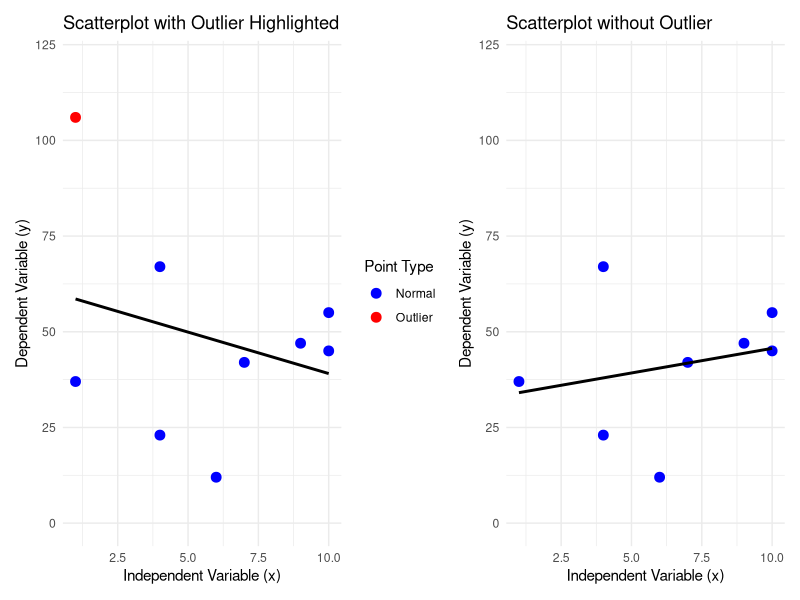
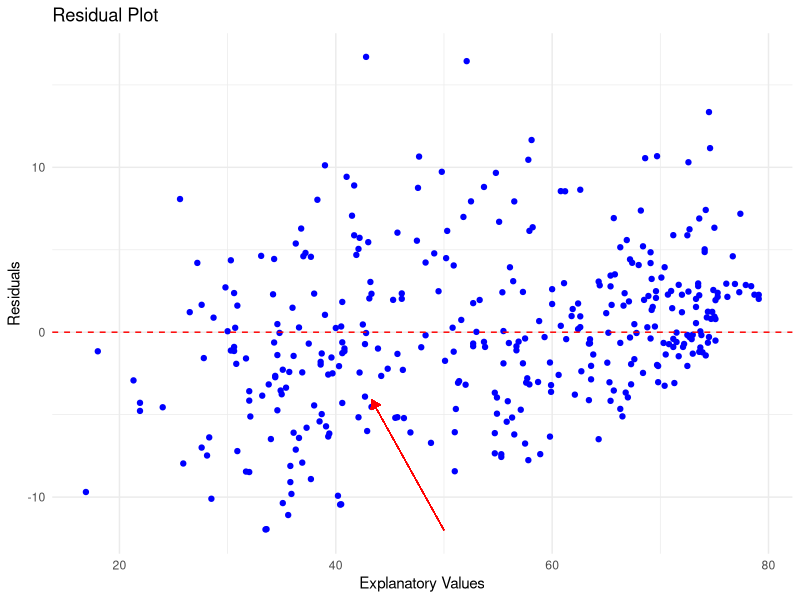
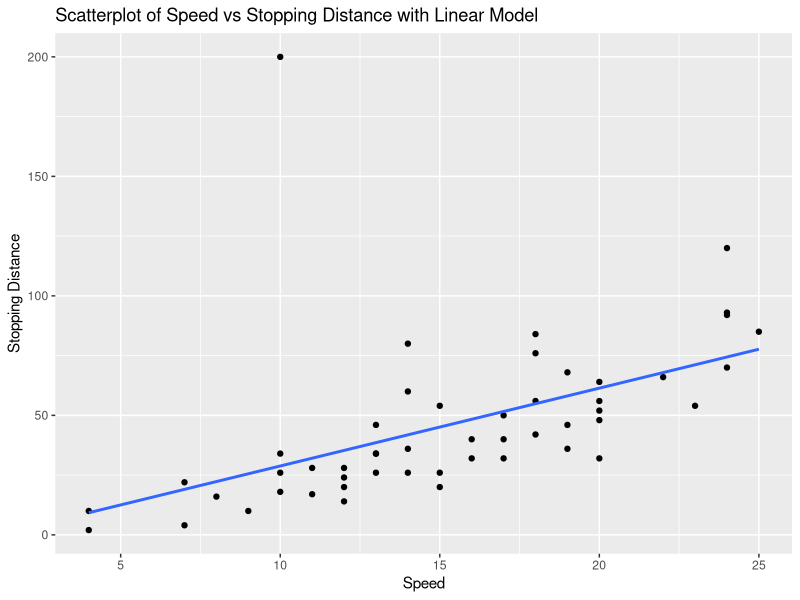
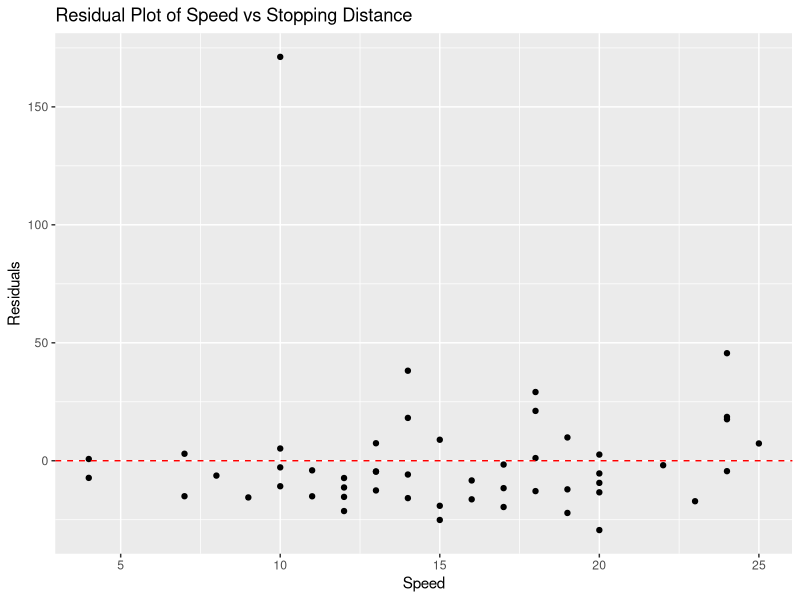
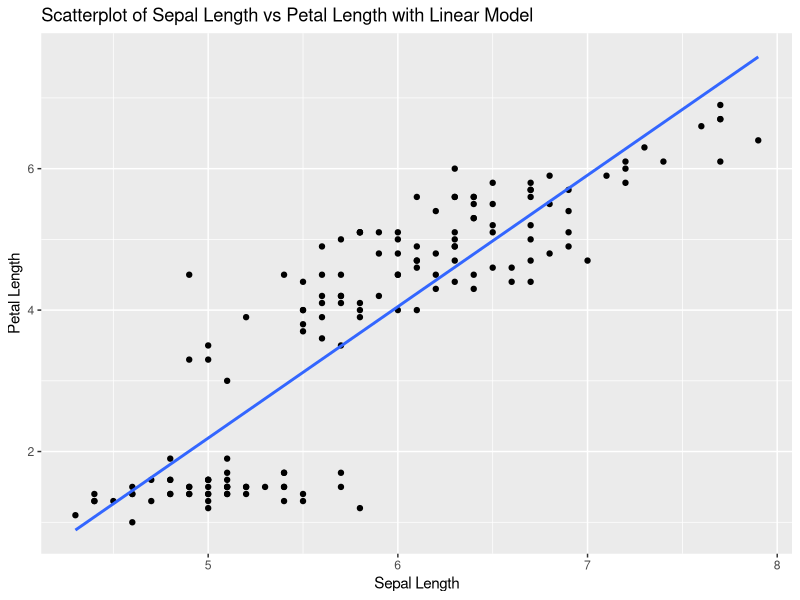
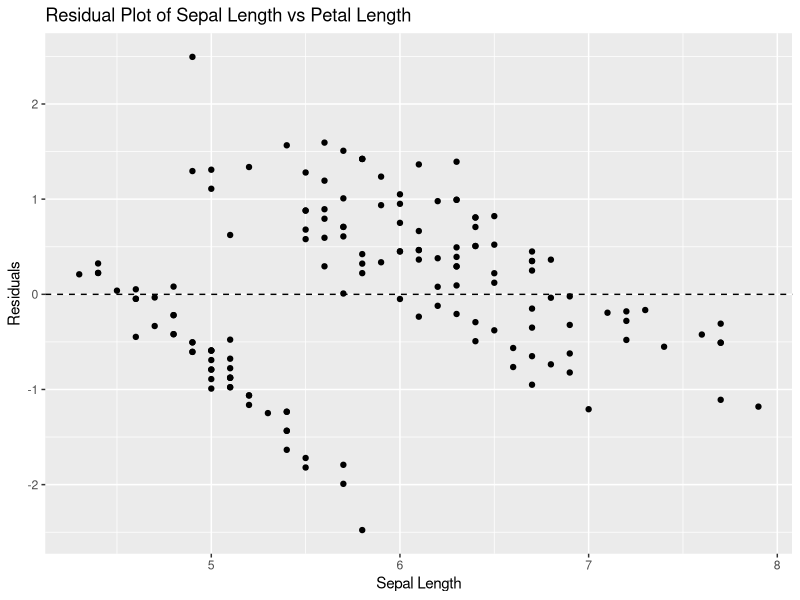
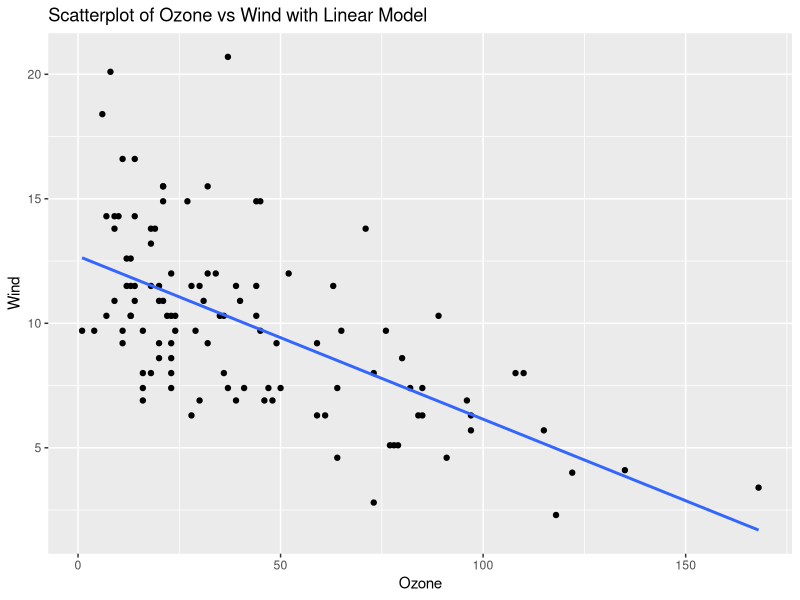
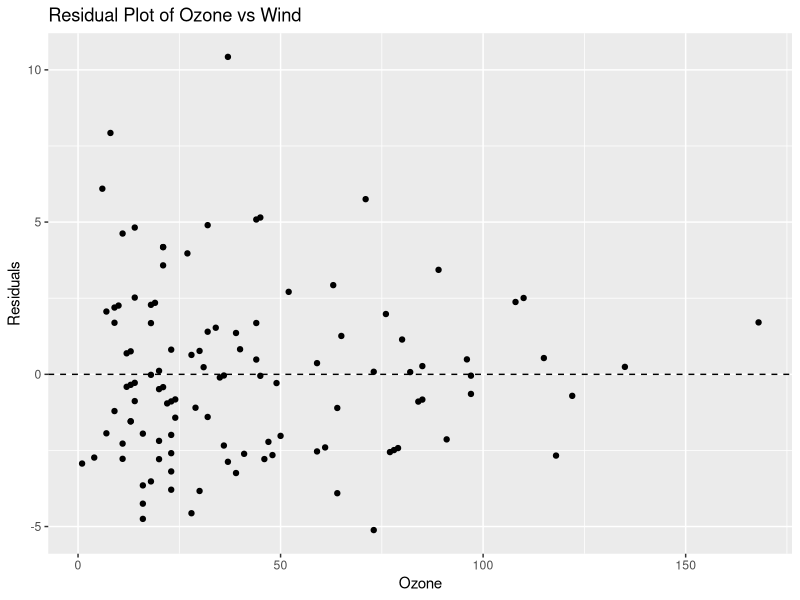

Source code (R) for these figures, in order:
## ---- chunk 1
knitr::opts_chunk$set(echo = TRUE)
## ---- chunk 2

library(knitr)
library(kableExtra)

example_data <- data.frame(
  X = c(1,2,4,6,8),
  Y = c(2,8,3,7,8),
  Predicted_Y = c(3.5, 4, 5, 6, 7)
)

# kable(example_data, align="c",format = "html", table.attr = "style='width:30%;'")%>% 
#   kableExtra::kable_styling()

kable(example_data, align="c", table.attr = "style='width:30%;'")%>% 
  kableExtra::kable_styling()
## ---- chunk 3
# Load required library
library(ggplot2)

# Set seed for reproducibility
set.seed(12)

# Generate independent variable (x) with 20 values between 0 and 10
x <- sample(0:10, 9, replace = TRUE)

# Generate dependent variable (y) with values between 0 and 70
y <- sample(0:70, 9, replace = TRUE)

# Introduce an outlier (choosing a random index)
outlier_index <- sample(1:20, 1)
y[outlier_index] <- y[outlier_index] + 50  # Making it a clear outlier

CORA <- cor(x,y)

CORA

# Create a data frame
data <- data.frame(x, y)

lm(data)
# Identify outliers for plotting
data$outlier <- ifelse(1:9 == outlier_index, "Outlier", "Normal")

# Plot the data using ggplot

p1 <- ggplot(data, aes(x, y, color = outlier)) +
  ylim(0,120) +
  geom_point(size = 3) +
  scale_color_manual(values = c("Normal" = "blue", "Outlier" = "red")) +
  geom_smooth(method='lm', se=FALSE, color="black") +
  theme_minimal() +
  labs(title = "Scatterplot with Outlier Highlighted",
       x = "Independent Variable (x)",
       y = "Dependent Variable (y)",
       color = "Point Type") 
  

###################
  
# Generate independent variable (x) with 20 values between 0 and 10
#x <- sample(0:10, 9, replace = TRUE)

# Generate dependent variable (y) with values between 0 and 70
#y <- sample(0:70, 9, replace = TRUE)

# Introduce an outlier (choosing a random index)
#outlier_index <- sample(1:20, 1)
#y[outlier_index] <- y[outlier_index] + 50  # Making it a clear outlier

x1 <- c(1,9,6,10,4,4,7,10)
y1 <- c(37,47,12,55,67,23,42,45)

CORB <- cor(x1,y1)

CORB
# Create a data frame
data6 <- data.frame(x1, y1)

lm(data6)

# Identify outliers for plotting
#data$outlier <- ifelse(1:9 == outlier_index, "Outlier", "Normal")

# Plot the data using ggplot
p2 <- ggplot(data6, aes(x1, y1)) +
  ylim(0,120) +
  geom_point(size = 3, color="blue") +
 # scale_color_manual(values = c("Normal" = "blue", "Outlier" = "red")) +
  geom_smooth(method='lm', se=FALSE, color="black") +
  theme_minimal() +
  labs(title = "Scatterplot without Outlier",
       x = "Independent Variable (x)",
       y = "Dependent Variable (y)",
       color = "Point Type")   
 
library(patchwork)

p1 + p2

## ---- chunk 4
library(readr)

SVA <- read_csv("./SVA-Weather-2013.csv")

## ---- chunk 5

# Recall the lm( ) command needs the Explanatory first followed by Response

reg_line <- lm(SVA$DEWP ~ SVA$TEMP)

# We have now saved the regression line to the variable "reg_line"

# We will now send all of the temperatures in SVA$TEMP to the "predict( )" 
# command and save the results to the variable "predictions". If we didn't
# save the results, then all of the predictions would be printed to the console.

predictions <- predict(reg_line, newdata = data.frame(SVA$TEMP))

# We can now just look at the first few predictions.

head(predictions, 8)

## ---- chunk 6

# Recall the predict command needs a data frame for the values we want to
# predict. We will use the value 43.3 for the temperature.

reg_line<- lm(DEWP ~ TEMP, data = SVA)

# We need to create a data frame for this point. Let's call the new data
# frame "predicted-values" 

predicted_values = data.frame(TEMP = 43.3)

predict(reg_line, newdata = predicted_values)

## ---- chunk 7

# Recall the predict command needs a data frame for the values we want to
# predict. We will use the values 30, 35, 40, 45, and 50 for the temperature.

# We need to create a data frame for these points. Let's call the new data

predicted_values = data.frame(TEMP = c(30, 35, 40, 45, 50))

predict(reg_line, newdata = predicted_values)

## ---- chunk 8

# Recall the lm( ) command needs the Explanatory first followed by Response

reg_line <- lm(SVA$DEWP ~ SVA$TEMP)

# We have now saved the regression line to the variable "reg_line"

# We will now send this to the "resid( )" command. Note that there are 
# 365 days in this data set. In order to not print out the entire set
# of residuals, I will print off the first 12 so you can see the result

head(resid(reg_line), 12)

## ---- chunk 9
# Load required library for ggplot

library(ggplot2)

# Fit a linear model predicting TEMP using DEW

model <- lm(TEMP ~ DEWP, data = SVA)

# In order to use ggplot, we need to create a data frame
# Create a data frame with explanatory values and residuals

residual_data <- data.frame(
  Explanatory_Values = SVA$TEMP,
  Residuals = resid(model)
)

# Create a residual plot using ggplot2

# Notice the third layer is just a dashed horizontal line through 0. This makes 
# it easier to see which points are above and below the regression line.

# The fourth layer is an arrow to show you the first residual we found.

# The Explanatory value was 43.3 and the residual was -4.1

ggplot(residual_data, aes(x = Explanatory_Values, y = Residuals)) +
  geom_point(color = "blue") +
  geom_hline(yintercept = 0, linetype = "dashed", color = "red") +
  geom_segment(aes(x = 50, y = -12, xend = 43.3, yend = -4.1),
    arrow = arrow(length = unit(0.25, "cm"), type = "closed"),
    color = "red",
    size = 0.25,
    linetype = "solid"
  ) +
  theme_minimal() +
  labs(title = "Residual Plot",
       x = "Explanatory Values",
       y = "Residuals")
## ---- chunk 10

# Find the maximum value

max(SVA$TEMP)

# Find the minimum value
min(SVA$TEMP)
## ---- chunk 11
# Load ggplot2 and cars dataset
library(ggplot2)
data(cars)

head(cars)

min(cars$speed)
max(cars$speed)

min(cars$dist)
max(cars$dist)
## ---- chunk 12
# Add an outlier to the dataset
cars_with_outlier <- rbind(cars, data.frame(speed = 10, dist = 200))
## ---- chunk 13

# Scatterplot with linear model
ggplot(cars_with_outlier, aes(x = speed, y = dist)) +
  geom_point() +
  geom_smooth(method = "lm", se = FALSE) +
  labs(title = "Scatterplot of Speed vs Stopping Distance with Linear Model", x = "Speed", y = "Stopping Distance")
## ---- chunk 14
# Fit linear model
model_cars <- lm(dist ~ speed, data = cars_with_outlier)

model_cars
## ---- chunk 15
# Calculate residuals
residuals_cars <- resid(model_cars)

residuals_cars
## ---- chunk 16
# Residual plot
ggplot(cars_with_outlier, aes(x = speed, y = residuals_cars)) +
  geom_point() +
  geom_hline(yintercept = 0, linetype = "dashed", color="red") +
  labs(title = "Residual Plot of Speed vs Stopping Distance", x = "Speed", y = "Residuals")
## ---- chunk 17
# Make predictions
predictions <- predict(model_cars, newdata = data.frame(speed = c(10, 15, 50))) # 50 is extrapolated
predictions
## ---- chunk 18
# Load ggplot2 and iris dataset
library(ggplot2)
data(iris)

# Scatterplot with linear model
ggplot(iris, aes(x = Sepal.Length, y = Petal.Length)) +
  geom_point() +
  geom_smooth(method = "lm", se = FALSE) +
  labs(title = "Scatterplot of Sepal Length vs Petal Length with Linear Model", x = "Sepal Length", y = "Petal Length")

# Fit linear model
model_iris <- lm(Petal.Length ~ Sepal.Length, data = iris)

# Calculate residuals
residuals_iris <- resid(model_iris)

# Residual plot
ggplot(iris, aes(x = Sepal.Length, y = residuals_iris)) +
  geom_point() +
  geom_hline(yintercept = 0, linetype = "dashed") +
  labs(title = "Residual Plot of Sepal Length vs Petal Length", x = "Sepal Length", y = "Residuals")

# Make predictions
predictions <- predict(model_iris, newdata = data.frame(Sepal.Length = c(5, 6, 10))) # 10 is extrapolated
predictions
## ---- chunk 19
# Load ggplot2 and airquality dataset
library(ggplot2)
data(airquality)

# Remove NA values
airquality_clean <- na.omit(airquality)

# Scatterplot with linear model
ggplot(airquality_clean, aes(x = Ozone, y = Wind)) +
  geom_point() +
  geom_smooth(method = "lm", se = FALSE) +
  labs(title = "Scatterplot of Ozone vs Wind with Linear Model", x = "Ozone", y = "Wind")

# Fit linear model
model_airquality <- lm(Wind ~ Ozone, data = airquality_clean)

# Calculate residuals
residuals_airquality <- resid(model_airquality)

# Residual plot
ggplot(airquality_clean, aes(x = Ozone, y = residuals_airquality)) +
  geom_point() +
  geom_hline(yintercept = 0, linetype = "dashed") +
  labs(title = "Residual Plot of Ozone vs Wind", x = "Ozone", y = "Residuals")

# Make predictions
predictions <- predict(model_airquality, newdata = data.frame(Ozone = c(50, 100, 200))) # 200 is extrapolated
predictions
## ---- chunk 20
# Load ggplot2 and ToothGrowth dataset
library(ggplot2)
data(ToothGrowth)

# Scatterplot with linear model
ggplot(ToothGrowth, aes(x = dose, y = len)) +
  geom_point() +
  geom_smooth(method = "lm", se = FALSE) +
  labs(title = "Scatterplot of Dose vs Length with Linear Model", x = "Dose", y = "Length")

# Fit linear model
model_toothgrowth <- lm(len ~ dose, data = ToothGrowth)

# Calculate residuals
residuals_toothgrowth <- resid(model_toothgrowth)

# Residual plot
ggplot(ToothGrowth, aes(x = dose, y = residuals_toothgrowth)) +
  geom_point() +
  geom_hline(yintercept = 0, linetype = "dashed") +
  labs(title = "Residual Plot of Dose vs Length", x = "Dose", y = "Residuals")

# Make predictions
predictions <- predict(model_toothgrowth, newdata = data.frame(dose = c(0.5, 1, 3))) # 3 is extrapolated
predictions
## ---- chunk 21
# Load ggplot2 and cars dataset
library(ggplot2)
data(cars)

# Scatterplot with linear model
ggplot(cars, aes(x = speed, y = dist)) +
  geom_point() +
  geom_smooth(method = "lm", se = FALSE) +
  labs(title = "Scatterplot of Speed vs Stopping Distance with Linear Model", x = "Speed", y = "Stopping Distance")

# Fit linear model
model_cars <- lm(dist ~ speed, data = cars)

# Calculate residuals
residuals_cars <- resid(model_cars)

# Residual plot
ggplot(cars, aes(x = speed, y = residuals_cars)) +
  geom_point() +
  geom_hline(yintercept = 0, linetype = "dashed") +
  labs(title = "Residual Plot of Speed vs Stopping Distance", x = "Speed", y = "Residuals")

# Make predictions
predictions <- predict(model_cars, newdata = data.frame(speed = c(10, 15, 30))) # 30 is extrapolated
predictions
## ---- chunk 22
# Load ggplot2 and faithful dataset
library(ggplot2)
data(faithful)

# Scatterplot with linear model
ggplot(faithful, aes(x = eruptions, y = waiting)) +
  geom_point() +
  geom_smooth(method = "lm", se = FALSE) +
  labs(title = "Scatterplot of Eruptions vs Waiting Time with Linear Model", x = "Eruptions", y = "Waiting Time")

# Fit linear model
model_faithful <- lm(waiting ~ eruptions, data = faithful)

# Calculate residuals
residuals_faithful <- resid(model_faithful)

# Residual plot
ggplot(faithful, aes(x = eruptions, y = residuals_faithful)) +
  geom_point() +
  geom_hline(yintercept = 0, linetype = "dashed") +
  labs(title = "Residual Plot of Eruptions vs Waiting Time", x = "Eruptions", y = "Residuals")

# Make predictions
predictions <- predict(model_faithful, newdata = data.frame(eruptions = c(2, 3, 5))) # 5 is extrapolated
predictions
## ---- chunk 23
# Load ggplot2 and ChickWeight dataset
library(ggplot2)
data(ChickWeight)

# Scatterplot with linear model
ggplot(ChickWeight, aes(x = Time, y = weight)) +
  geom_point() +
  geom_smooth(method = "lm", se = FALSE) +
  labs(title = "Scatterplot of Time vs Weight with Linear Model", x = "Time", y = "Weight")

# Fit linear model
model_chickweight <- lm(weight ~ Time, data = ChickWeight)

# Calculate residuals
residuals_chickweight <- resid(model_chickweight)

# Residual plot
ggplot(ChickWeight, aes(x = Time, y = residuals_chickweight)) +
  geom_point() +
  geom_hline(yintercept = 0, linetype = "dashed") +
  labs(title = "Residual Plot of Time vs Weight", x = "Time", y = "Residuals")

# Make predictions
predictions <- predict(model_chickweight, newdata = data.frame(Time = c(10, 20, 50))) # 50 is extrapolated
predictions
## ---- chunk 24
# Load ggplot2 and pressure dataset
library(ggplot2)
data(pressure)

# Scatterplot with linear model
ggplot(pressure, aes(x = temperature, y = pressure)) +
  geom_point() +
  geom_smooth(method = "lm", se = FALSE) +
  labs(title = "Scatterplot of Temperature vs Pressure with Linear Model", x = "Temperature", y = "Pressure")

# Fit linear model
model_pressure <- lm(pressure ~ temperature, data = pressure)

# Calculate residuals
residuals_pressure <- resid(model_pressure)

# Residual plot
ggplot(pressure, aes(x = temperature, y = residuals_pressure)) +
  geom_point() +
  geom_hline(yintercept = 0, linetype = "dashed") +
  labs(title = "Residual Plot of Temperature vs Pressure", x = "Temperature", y = "Residuals")

# Make predictions
predictions <- predict(model_pressure, newdata = data.frame(temperature = c(0, 100, 500))) # 500 is extrapolated
predictions
## ---- chunk 25
# Load ggplot2 and trees dataset
library(ggplot2)
data(trees)

# Scatterplot with linear model
ggplot(trees, aes(x = Girth, y = Volume)) +
  geom_point() +
  geom_smooth(method = "lm", se = FALSE) +
  labs(title = "Scatterplot of Girth vs Volume with Linear Model", x = "Girth", y = "Volume")

# Fit linear model
model_trees <- lm(Volume ~ Girth, data = trees)

# Calculate residuals
residuals_trees <- resid(model_trees)

# Residual plot
ggplot(trees, aes(x = Girth, y = residuals_trees)) +
  geom_point() +
  geom_hline(yintercept = 0, linetype = "dashed") +
  labs(title = "Residual Plot of Girth vs Volume", x = "Girth", y = "Residuals")

# Make predictions
predictions <- predict(model_trees, newdata = data.frame(Girth = c(8, 12, 20))) # 20 is extrapolated
predictions
## ---- chunk 26
# Load ggplot2 and USArrests dataset
library(ggplot2)
data(USArrests)

# Scatterplot with linear model
ggplot(USArrests, aes(x = UrbanPop, y = Assault)) +
  geom_point() +
  geom_smooth(method = "lm", se = FALSE) +
  labs(title = "Scatterplot of Urban Population vs Assaults with Linear Model", x = "Urban Population", y = "Assaults")

# Fit linear model
model_usarrests <- lm(Assault ~ UrbanPop, data = USArrests)

# Calculate residuals
residuals_usarrests <- resid(model_usarrests)

# Residual plot
ggplot(USArrests, aes(x = UrbanPop, y = residuals_usarrests)) +
  geom_point() +
  geom_hline(yintercept = 0, linetype = "dashed") +
  labs(title = "Residual Plot of Urban Population vs Assaults", x = "Urban Population", y = "Residuals")

# Make predictions
predictions <- predict(model_usarrests, newdata = data.frame(UrbanPop = c(50, 80, 100))) # 100 is extrapolated
predictions
## ---- chunk 27
# Load ggplot2 and swiss dataset
library(ggplot2)
data(swiss)

# Scatterplot with linear model
ggplot(swiss, aes(x = Education, y = Fertility)) +
  geom_point() +
  geom_smooth(method = "lm", se = FALSE) +
  labs(title = "Scatterplot of Education vs Fertility with Linear Model", x = "Education", y = "Fertility")

# Fit linear model
model_swiss <- lm(Fertility ~ Education, data = swiss)

# Calculate residuals
residuals_swiss <- resid(model_swiss)

# Residual plot
ggplot(swiss, aes(x = Education, y = residuals_swiss)) +
  geom_point() +
  geom_hline(yintercept = 0, linetype = "dashed") +
  labs(title = "Residual Plot of Education vs Fertility", x = "Education", y = "Residuals")

# Make predictions
predictions <- predict(model_swiss, newdata = data.frame(Education = c(10, 20, 50))) # 50 is extrapolated
predictions
